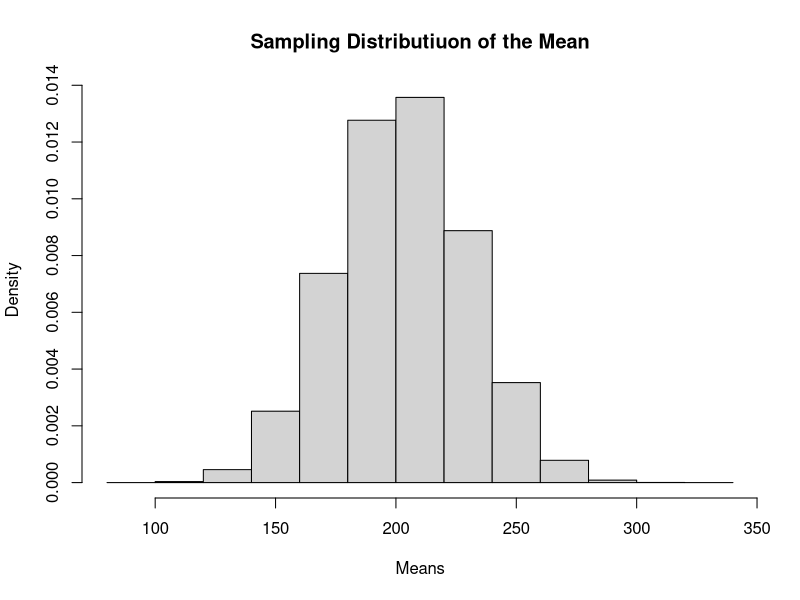
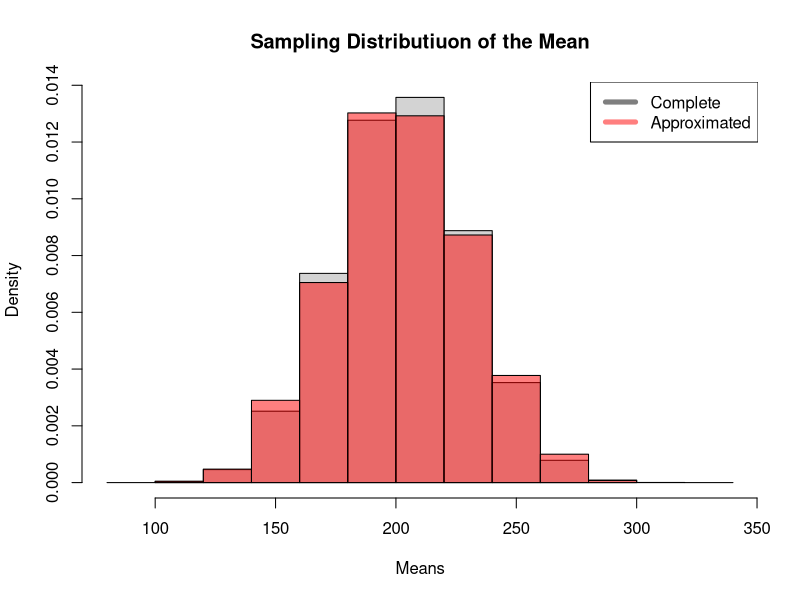
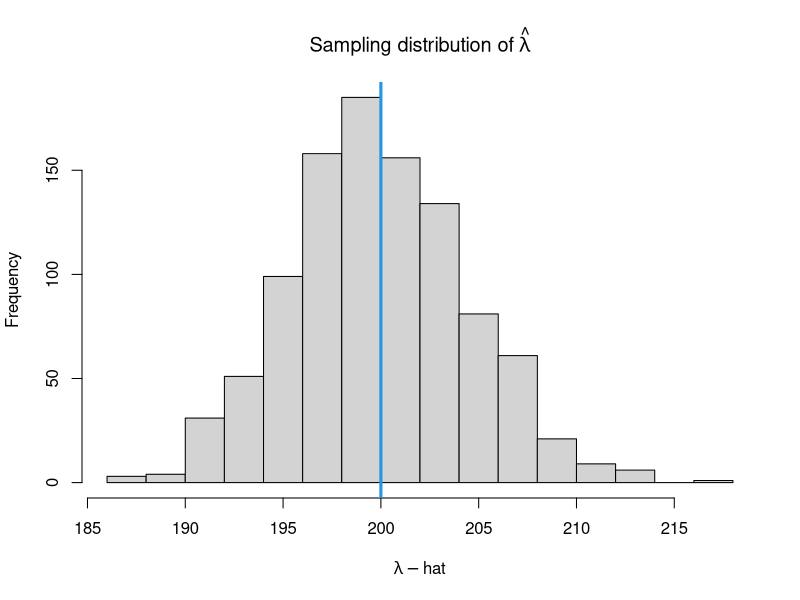
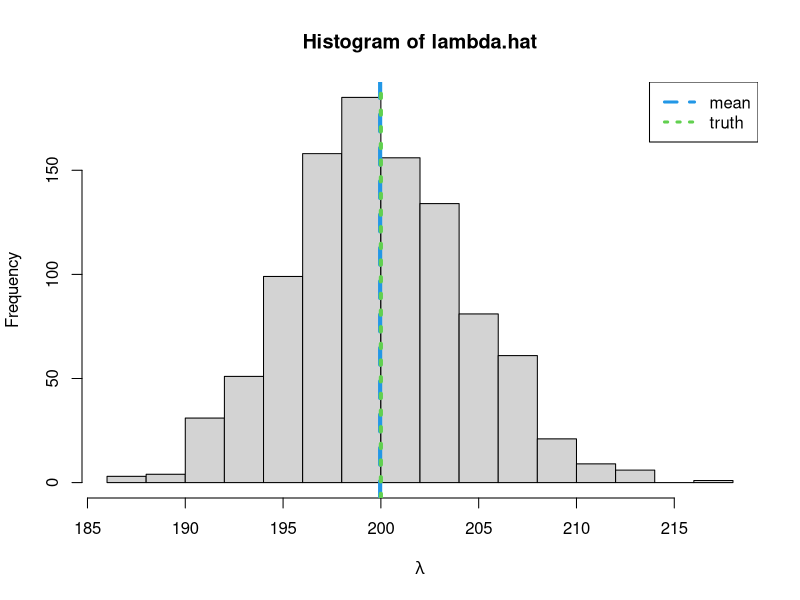

Source code (R) for these figures, in order:
## ---- chunk 1
#random discrete uniform sampler
rdu <- function(n,lower,upper){
                               sample(lower:upper,
                                      n,
                                      replace=TRUE
                                      )
                              }

N = 25

mat = matrix(rdu(N, 
                 lower = 0, 
                 upper = 400
                 ),
             nrow=5, ncol=5
             )
mat
## ---- chunk 2
  n = 10
  y = sample(
             c(mat),
             10, 
             replace = TRUE
             )
  y
## ---- chunk 3
  mean(y)

## ---- chunk 4
# How many ways can we uniquely sample 10 things from 25
combs = function(n, x) {
  factorial(n) / factorial(n-x) / factorial(x)
}

combs(N, n)
## ---- chunk 5
  set.seed(5435)
  all.combs = utils::combn(c(mat), 
                           n
                           )
  dim(all.combs)
  mean.all.combs = apply(all.combs,
                         2,
                         mean
                         )
  
## ---- chunk 6

  hist(mean.all.combs,
       freq=FALSE, 
       main="Sampling Distributiuon of the Mean",
       breaks=10,
       xlab="Means"
       )
## ---- chunk 7
  set.seed(5435)
  sim.sampling.dist=replicate(2000,
                              sample(c(mat),n)
                              )
  dim(sim.sampling.dist)
  mean.samples = apply(sim.sampling.dist,2,mean)
## ---- chunk 8
  hist(mean.all.combs,
       freq=FALSE, 
       main="Sampling Distributiuon of the Mean",
       breaks=10,
       xlab="Means"
       )
  hist(mean.samples,
       add=TRUE,
       freq=FALSE,
       col=grDevices::adjustcolor("red", alpha.f=0.5),
       breaks=10
       )
  legend("topright",lwd=5,col=c(grDevices::adjustcolor("black", alpha.f=0.5),grDevices::adjustcolor("red", alpha.f=0.5)),legend = c("Complete", "Approximated"))
## ---- chunk 9
# Create a function, to be replicated
  lambda = 200

  mat.fn = function(lambda){matrix(
                                   rpois(N, lambda=lambda),
                                   nrow=5, ncol=5
                                  )
                           }
## ---- chunk 10
# Repeat the function n.sim times
  n.sim = 1000
  list.mat = replicate(n.sim, 
                       mat.fn(lambda), 
                       simplify=FALSE
                       )
  length(list.mat)
## ---- chunk 11
# One realization from the super-population
  list.mat[[1]]


# Population mean for the first realization
  mean(list.mat[[1]])
## ---- chunk 12
samples.list = lapply(list.mat,FUN=function(x){sample(x,size=n)})
lambda.hat = unlist(lapply(samples.list,FUN=mean))
## ---- chunk 13
hist(lambda.hat,
     xlab=bquote(lambda-hat),
     main=bquote("Sampling distribution of"~hat(lambda))
     )
abline(v=lambda, lwd=3, col=4)
## ---- chunk 14
# Bias (in this case, Monte Carlo error)
  mean(lambda.hat) - lambda

# relative bias
  (mean(lambda.hat) - lambda)/lambda
## ---- chunk 15
  hist(lambda.hat,xlab=bquote(lambda), breaks=20)
  abline(v=mean(lambda.hat),lwd=4,col=4,lty=2)
  abline(v=lambda,lwd=4,col=3,lty=3)
  legend("topright",legend=c("mean","truth"),lwd=3,col=c(4,3),lty=c(2,3))
## ---- chunk 16
  diff = 0.025*lambda
  diff
  lower = lambda-diff
  upper = lambda+diff

  index = which(lambda.hat>=lower & lambda.hat <= upper)

# Probability of getting a mean within 5% of the truth
  length(index)/length(lambda.hat)
